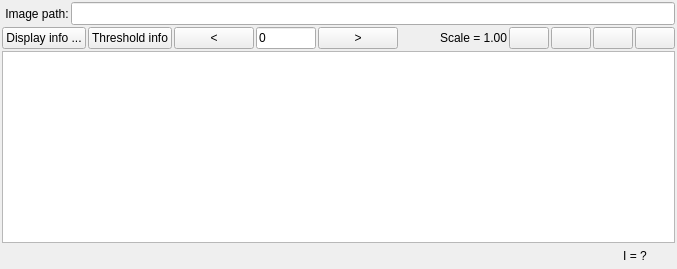
            <widget class="QWidget" name="ImageTab">
             <attribute name="title">
              <string>Image</string>
             </attribute>
             <layout class="QVBoxLayout" name="verticalLayout_5">
              <property name="spacing">
               <number>2</number>
              </property>
              <property name="leftMargin">
               <number>2</number>
              </property>
              <property name="topMargin">
               <number>2</number>
              </property>
              <property name="rightMargin">
               <number>2</number>
              </property>
              <property name="bottomMargin">
               <number>2</number>
              </property>
              <item>
               <layout class="QHBoxLayout" name="horizontalLayout">
                <property name="spacing">
                 <number>2</number>
                </property>
                <item>
                 <widget class="QLabel" name="ImgNumLabel">
                  <property name="text">
                   <string> Image path:</string>
                  </property>
                 </widget>
                </item>
                <item>
                 <widget class="QLineEdit" name="ImagePathText">
                  <property name="font">
                   <font>
                    <family>Courier</family>
                   </font>
                  </property>
                 </widget>
                </item>
               </layout>
              </item>
              <item>
               <layout class="QHBoxLayout" name="horizontalLayout_7">
                <property name="spacing">
                 <number>2</number>
                </property>
                <item>
                 <widget class="QPushButton" name="DisplayButton">
                  <property name="text">
                   <string>Display info ...</string>
                  </property>
                 </widget>
                </item>
                <item>
                 <widget class="QPushButton" name="ThresholdButton">
                  <property name="text">
                   <string>Threshold info</string>
                  </property>
                 </widget>
                </item>
                <item>
                 <widget class="QPushButton" name="PrevImgButton">
                  <property name="text">
                   <string>&lt;</string>
                  </property>
                 </widget>
                </item>
                <item>
                 <widget class="QLineEdit" name="ImgNumEdit">
                  <property name="sizePolicy">
                   <sizepolicy hsizetype="Fixed" vsizetype="Fixed">
                    <horstretch>0</horstretch>
                    <verstretch>0</verstretch>
                   </sizepolicy>
                  </property>
                  <property name="minimumSize">
                   <size>
                    <width>60</width>
                    <height>0</height>
                   </size>
                  </property>
                  <property name="maximumSize">
                   <size>
                    <width>35</width>
                    <height>16777215</height>
                   </size>
                  </property>
                  <property name="baseSize">
                   <size>
                    <width>0</width>
                    <height>0</height>
                   </size>
                  </property>
                  <property name="text">
                   <string>0</string>
                  </property>
                 </widget>
                </item>
                <item>
                 <widget class="QPushButton" name="NextImgButton">
                  <property name="text">
                   <string>&gt;</string>
                  </property>
                 </widget>
                </item>
                <item>
                 <spacer name="horizontalSpacer_4">
                  <property name="orientation">
                   <enum>Qt::Orientation::Horizontal</enum>
                  </property>
                  <property name="sizeHint" stdset="0">
                   <size>
                    <width>40</width>
                    <height>20</height>
                   </size>
                  </property>
                 </spacer>
                </item>
                <item>
                 <widget class="QLabel" name="InvScaleLabel">
                  <property name="text">
                   <string>Scale = 1.00</string>
                  </property>
                 </widget>
                </item>
                <item>
                 <widget class="QPushButton" name="ZoomInButton">
                  <property name="text">
                   <string/>
                  </property>
                 </widget>
                </item>
                <item>
                 <widget class="QPushButton" name="ScaleOneOneButton">
                  <property name="text">
                   <string/>
                  </property>
                 </widget>
                </item>
                <item>
                 <widget class="QPushButton" name="ZoomOutButton">
                  <property name="text">
                   <string/>
                  </property>
                 </widget>
                </item>
                <item>
                 <widget class="QPushButton" name="UnZoomFullButton">
                  <property name="text">
                   <string/>
                  </property>
                 </widget>
                </item>
               </layout>
              </item>
              <item>
               <widget class="QGraphicsView" name="imageView">
                <property name="interactive">
                 <bool>true</bool>
                </property>
               </widget>
              </item>
              <item>
               <layout class="QHBoxLayout" name="horizontalLayout_5">
                <property name="spacing">
                 <number>2</number>
                </property>
                <item>
                 <spacer name="horizontalSpacer_3">
                  <property name="orientation">
                   <enum>Qt::Orientation::Horizontal</enum>
                  </property>
                  <property name="sizeHint" stdset="0">
                   <size>
                    <width>40</width>
                    <height>20</height>
                   </size>
                  </property>
                 </spacer>
                </item>
                <item>
                 <widget class="QPushButton" name="EasterEggButton">
                  <property name="text">
                   <string>I = ?</string>
                  </property>
                  <property name="flat">
                   <bool>true</bool>
                  </property>
                 </widget>
                </item>
               </layout>
              </item>
             </layout>
            </widget>
